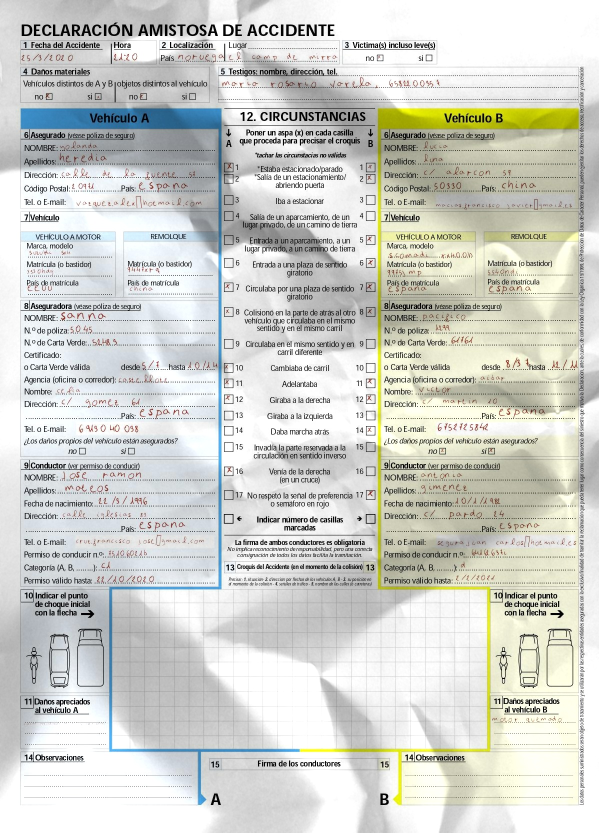
#> input picture a.jpg, 1198 x 1665 px (shown at 1/2 size)
$ jupyter execute --allow-errors MODEL_CHARACTERS.ipynb
#> lines starting #> are read from the running program, lines starting #| are printed output that depends on the picture; after the words box and inside, x2 and y2 are one past the last pixel; in counts of white or black regions, pixels touching at a corner belong together
[cell 1]
from sklearn.preprocessing import LabelBinarizer
import numpy as np
import pandas as pd
from keras.preprocessing.image import ImageDataGenerator
import os
import random
import cv2
import imutils
import random
import matplotlib.pyplot as plt
from keras.models import Sequential
from keras import optimizers
from keras import backend as K
from keras.layers import Dense, Activation, Flatten, Dense,MaxPooling2D, Dropout
from keras.layers import Conv2D, MaxPooling2D, BatchNormalization
from tensorflow.keras.models import load_model
from PIL import Image
from tensorflow.keras import regularizers

[cell 2]
#CREATE TRAIN DATA
dir = "/Users/mac/Desktop/archive/Train"
train_data = []
img_size = 32
non_chars = ["#","$","@","&","1","2","3","4","5","6","7","8","9","_",":"]

#> (the rest of this cell did not finish here and is left out)

[cell 3]
train_X = []
train_Y = []
for features,label in train_data:
    train_X.append(features)
    train_Y.append(label)

val_X = []
val_Y = []
#> (the rest of this cell did not finish here and is left out)

[cell 4]
train_X = np.array(train_X)/255.0
train_X = train_X.reshape(-1,32,32,1)
train_Y = np.array(train_Y)

val_X = np.array(val_X)/255.0
val_X = val_X.reshape(-1,32,32,1)
val_Y = np.array(val_Y)

print(train_X.shape,val_X.shape)
print(train_Y.shape,val_Y.shape)

#> (a cell that did not finish here is left out)

#> (a cell that did not finish here is left out)

#> (a cell that did not finish here is left out)

#> (a cell that did not finish here is left out)

[cell 9]
def preprocess_image(image):
    if image is None or image.size == 0:
        return None

    # Redimensionar la imagen para mejorar la resolución
    resized = cv2.resize(image, None, fx=2, fy=2, interpolation=cv2.INTER_CUBIC)

    # Aplicar un enfoque para mejorar la nitidez
    sharpened = cv2.detailEnhance(resized, sigma_s=100, sigma_r=0.5)

    # Retornar la imagen preprocesada
    return sharpened

[cell 10]
from PIL import Image
image = Image.open("a.jpg")
#> image is the input picture: PIL image 1198x1665 RGB; mean R, G, B 208.3, 209.9, 204
image = np.array(image)
# Definir las coordenadas del rectángulo
x = 352 # Coordenada x del vértice superior izquierdo
y = 105 # Coordenada y del vértice superior izquierdo
w = 96  # Nuevo ancho del rectángulo (mayor que el valor anterior)
h = 17# Nuevo alto del rectángulo (mayor que el valor anterior)

# Dibujar el rectángulo en la imagen
cv2.rectangle(image, (x, y), (x + w, y + h), (0, 255, 0), 2)
#> image: shape (1665, 1198, 3)
roi = image[y:y+h, x:x+w]
# Preprocesar la imagen
preprocessed_image = preprocess_image(roi)
#> in preprocess_image, `resized = cv2.resize(image, None, fx=2, fy=2, interpolation=cv2.INTER_..`:
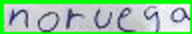
#> resized: shape (34, 192, 3); mean of channels 0, 1, 2 160, 202.4, 151.4; drawn as B, G, R
#> in preprocess_image, `sharpened = cv2.detailEnhance(resized, sigma_s=100, sigma_r=0.5)`:
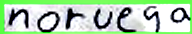
#> sharpened: shape (34, 192, 3); mean of channels 0, 1, 2 174.8, 206.5, 174.7; drawn as B, G, R

# Mostrar la imagen preprocesada y el texto extraído
plt.figure(figsize=(12, 8))
plt.subplot(1, 2, 1)
plt.imshow(cv2.cvtColor(preprocessed_image, cv2.COLOR_BGR2RGB))
plt.axis('off')
plt.title('Imagen preprocesada')
plt.subplot(1, 2, 2)
plt.imshow(cv2.cvtColor(image, cv2.COLOR_BGR2RGB))
plt.axis('off')
plt.title('Imagen original')
plt.show()
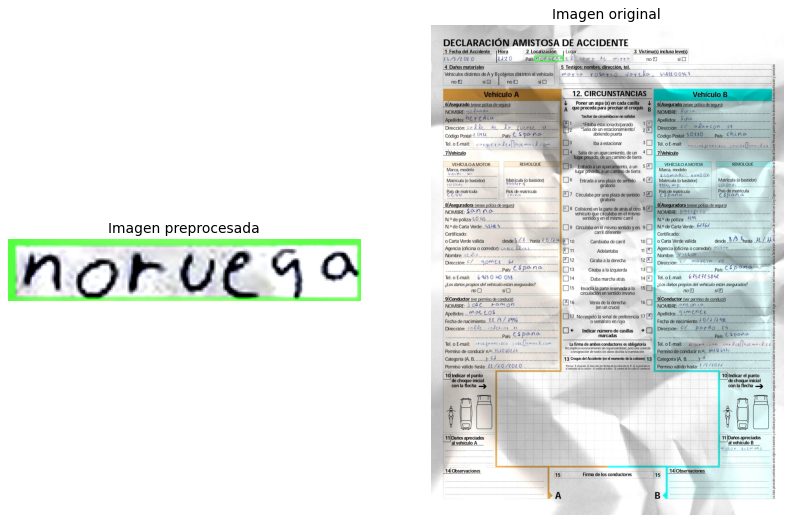
#> figure drawn by matplotlib, 2 panels; B, G, R data is drawn as R, G, B

[cell 11]
def sort_contours(cnts, method="left-to-right"):
    reverse = False
    i = 0
    if method == "right-to-left" or method == "bottom-to-top":
        reverse = True
    if method == "top-to-bottom" or method == "bottom-to-top":
        i = 1
    boundingBoxes = [cv2.boundingRect(c) for c in cnts]
    (cnts, boundingBoxes) = zip(*sorted(zip(cnts, boundingBoxes),
                                         key=lambda b:b[1][i], reverse=reverse))
    return (cnts, boundingBoxes)

def get_letters(image):
    letters = []
    gray = cv2.cvtColor(image, cv2.COLOR_BGR2GRAY)
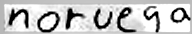
#> gray: shape (34, 192); min 0, max 255, mean 193.3
    ret, thresh1 = cv2.threshold(gray, 127, 255, cv2.THRESH_BINARY_INV)
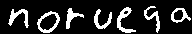
#> thresh1: shape (34, 192); 16.1% white; 7 white regions, largest, box (x1, y1, x2, y2) and area: (117, 7, 136, 33) 180, (37, 11, 60, 33) 177, (8, 9, 29, 28) 160
    dilated = cv2.dilate(thresh1, None, iterations=2)
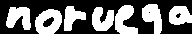
#> dilated: shape (34, 192); 41.8% white; 7 white regions

    cnts = cv2.findContours(dilated.copy(), cv2.RETR_EXTERNAL, cv2.CHAIN_APPROX_SIMPLE)
#> cnts = 7 contours; box (x1, y1, x2, y2) and area: (35, 9, 62, 34) 504, (115, 5, 138, 34) 372, (6, 7, 31, 30) 357, (142, 4, 162, 34) 350, (92, 7, 114, 31) 330, (169, 6, 192, 25) 324, (64, 6, 86, 31) 276
    cnts = imutils.grab_contours(cnts)
    cnts = sort_contours(cnts, method="left-to-right")[0]
#> in sort_contours, `boundingBoxes = [cv2.boundingRect(c) for c in cnts]`: boundingBoxes = [(35, 9, 27, 25), (92, 7, 22, 24), (6, 7, 25, 23), (169, 6, 23, 19), (64, 6, 22, 25), (115, 5, 23, 29), (142, 4, 20, 30)]
#> in sort_contours, `(cnts, boundingBoxes) = zip(*sorted(zip(cnts, boundingBoxes), key=lamb..`: boundingBoxes = ((6, 7, 25, 23), (35, 9, 27, 25), (64, 6, 22, 25), (92, 7, 22, 24), (115, 5, 23, 29), (142, 4, 20, 30), (169, 6, 23, 19))

    for c in cnts:
        if cv2.contourArea(c) > 10:
            (x, y, w, h) = cv2.boundingRect(c)
            cv2.rectangle(image, (x, y), (x + w, y + h), (0, 255, 0), 2)
        roi = gray[y:y + h, x:x + w]
        thresh = cv2.threshold(roi, 0, 255, cv2.THRESH_BINARY_INV | cv2.THRESH_OTSU)[1]
        thresh = cv2.resize(thresh, (32, 32), interpolation=cv2.INTER_CUBIC)
        thresh = thresh.astype("float32") / 255.0
        thresh = np.expand_dims(thresh, axis=-1)
        thresh = thresh.reshape(1, 32, 32, 1)
        ypred = model.predict(thresh)
        ypred = LB.inverse_transform(ypred)
        [x] = ypred
        letters.append(x)
#> this loop made 1 pass
#> pass 1, in get_letters, `roi = gray[y:y + h, x:x + w]`:
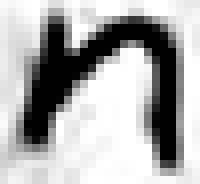
#> roi: shape (23, 25) (shown 8 times larger); min 0, max 255, mean 172.7
#> pass 1, in get_letters, `thresh = cv2.threshold(roi, 0, 255, cv2.THRESH_BINARY_INV | cv2.THRESH..`:
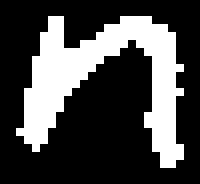
#> thresh: shape (23, 25) (shown 8 times larger); 28.7% white; 1 white region, box (x1, y1, x2, y2) and area: (2, 2, 23, 21) 165
#> pass 1, in get_letters, `thresh = cv2.resize(thresh, (32, 32), interpolation=cv2.INTER_CUBIC)`:
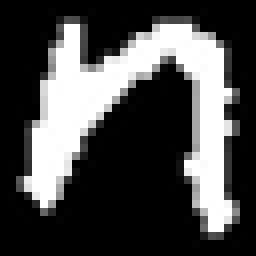
#> thresh: shape (32, 32) (shown 8 times larger); min 0, max 255, mean 73.6
#> after the loop:
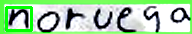
#> image: shape (34, 192, 3); 4.35% of pixels changed, all inside (x1, y1, x2, y2) = (5, 6, 33, 32); drawn as B, G, R
#> after the loop, letters = []
    return letters, image

def get_word(letters):
    word = "".join(letters)
    return word

#> (the rest of this cell did not finish here and is left out)
